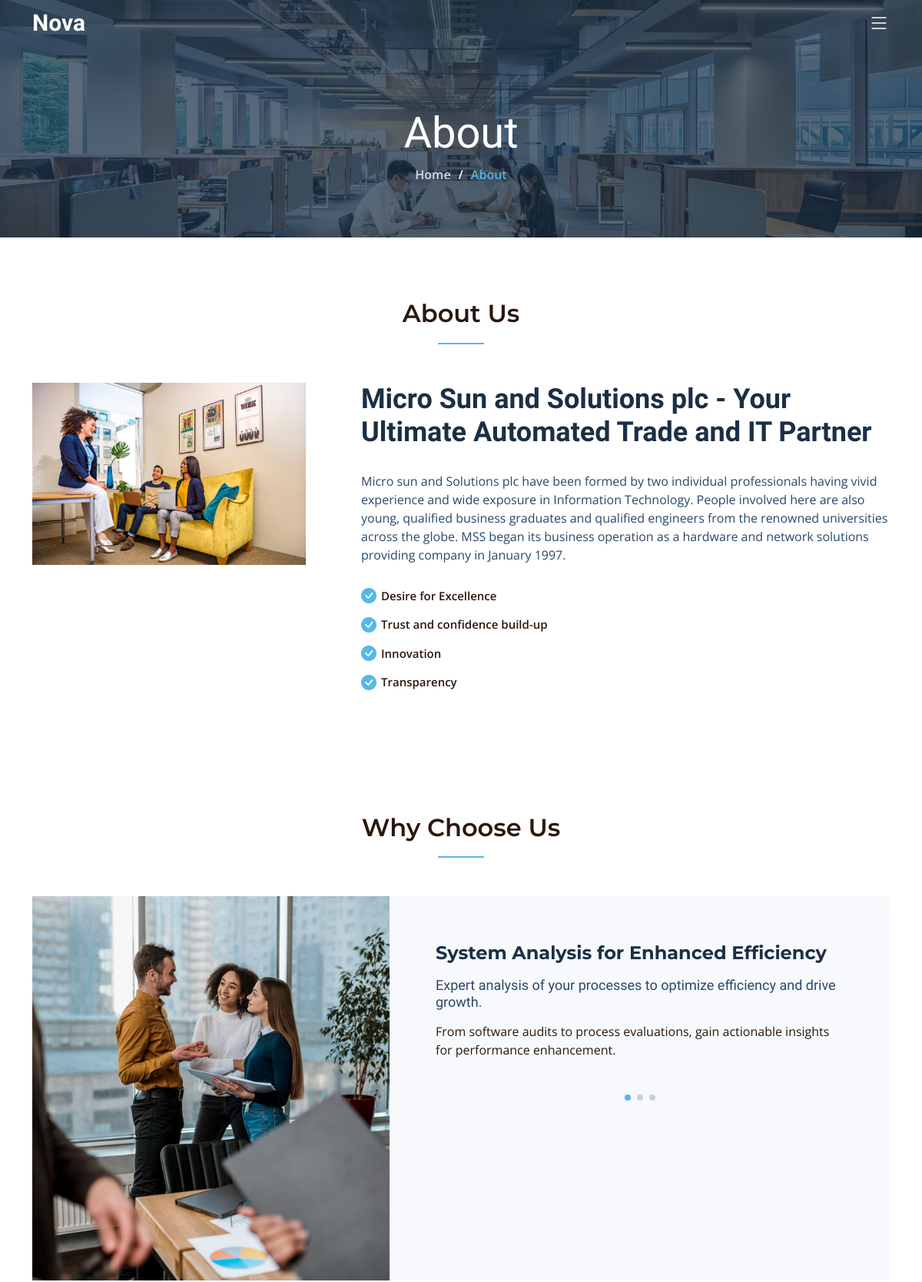
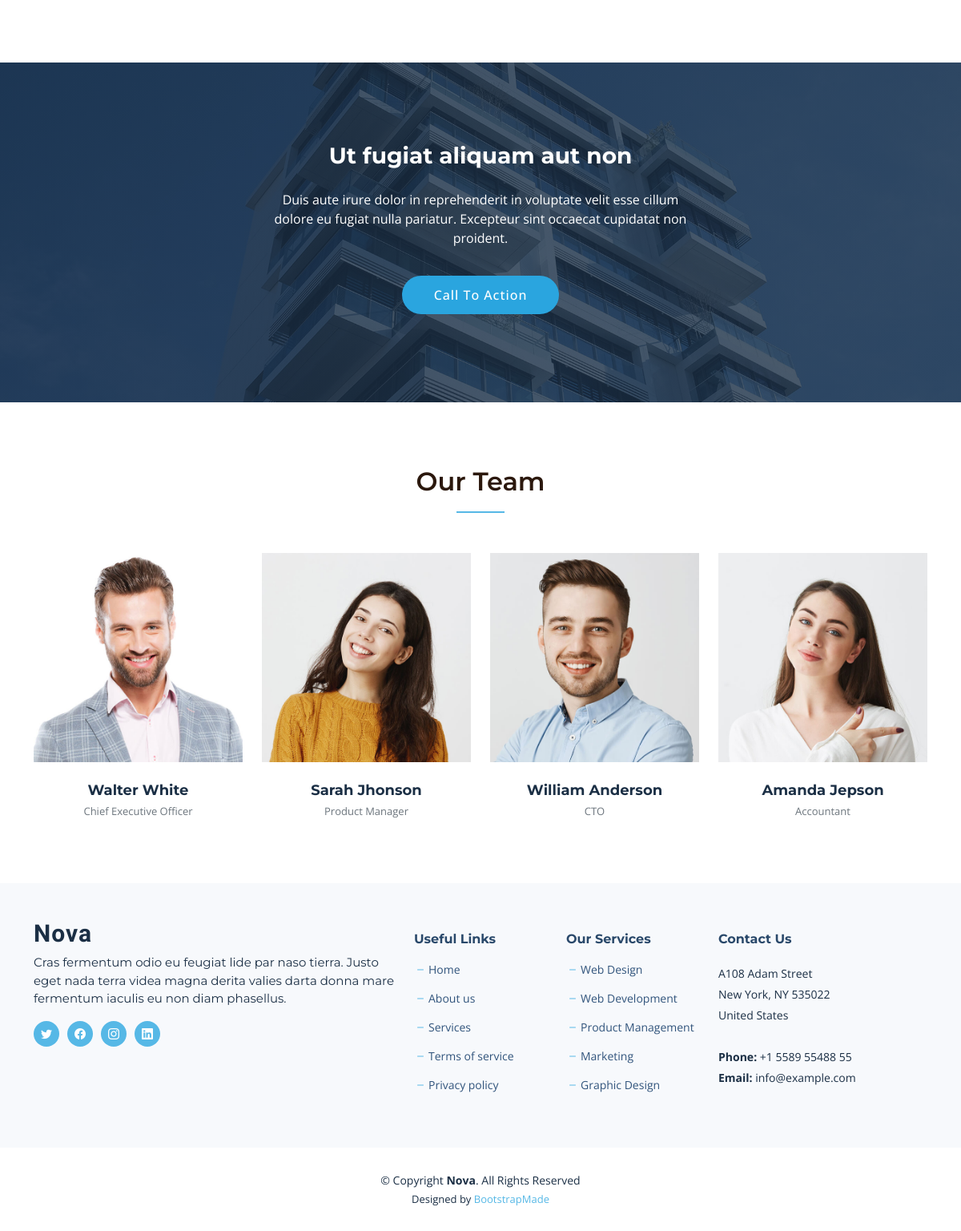
The page /about/ on the database its author committed (2 pictures, top to bottom).
### my_app/models.py (models this page shows, shortened)
class About_model(models.Model):
    title = models.CharField(max_length=200)
    description = RichTextField()
    image = models.ImageField(blank=True, null=True, upload_to='about/')
    list_items = models.ManyToManyField(About_List_Item, blank=True)

class About_List_Item(models.Model):
    content = models.CharField(max_length=200)
    about = models.ForeignKey('About_model', on_delete=models.CASCADE)

class Why_choose_us_model(models.Model):
    title = models.CharField(max_length=200)
    description = RichTextField(blank=True)
    sub_description = RichTextField(blank=True)

### my_app/views.py (the view)
# urls.py: path('about/', About_view , name = 'about_url'),
def About_view(request):
    return render(request, 'about.html')

### my_app/context_processors.py (called while the page is built)
def why_choose_us_cp(request):
    why_choose_us_data = Why_choose_us_model.objects.all()
    return {'why_choose_us_cp': why_choose_us_data}

def About_cp(request):
    About_data = About_model.objects.first()
    return {'About_cp': About_data}

def service_cp(request):
    service_data = Service_model.objects.all()
    return {'service_cp': service_data}

def team_cp(request):
    team_data = Team_model.objects.all()
    return {'team_cp': team_data}

### my_app/templates/about.html (shortened to what this page needs)
{% extends "base.html" %}
{% load static %}
{% block content %}
    <div class="breadcrumbs d-flex align-items-center" style="background-image: url('{% static 'assets/img/about-header.jpg' %}');">
      <div class="container position-relative d-flex flex-column align-items-center">
        <h2>About</h2>
        <ol>
          <li><a href="index.html">Home</a></li>
          <li>About</li>
        </ol>
      </div>
    </div>
{% include 'about_section.html' %}
    {% include 'why_choose_us.html' %}
    <section id="call-to-action" class="call-to-action">
      <div class="container" data-aos="fade-up">
        <div class="row justify-content-center">
          <div class="col-lg-6 text-center">
            <h3>Ut fugiat aliquam aut non</h3>
            <p>Duis aute irure dolor in reprehenderit in voluptate velit esse cillum dolore eu fugiat nulla pariatur. Excepteur sint occaecat cupidatat non proident.</p>
            <a class="cta-btn" href="#">Call To Action</a>
          </div>
        </div>
      </div>
    </section>
    <section id="team" class="team">
      <div class="container" data-aos="fade-up">
        <div class="section-header">
          <h2>Our Team</h2>
        </div>
        <div class="row gy-4">
          <div class="col-lg-3 col-md-6" data-aos="fade-up" data-aos-delay="100">
            <div class="team-member">
              <div class="member-img">
                <img src="{% static 'assets/img/team/team' %}-1.jpg" class="img-fluid" alt="">
              </div>
              <div class="member-info">
                <h4>Walter White</h4>
                <span>Chief Executive Officer</span>
              </div>
            </div>
          </div>
          <div class="col-lg-3 col-md-6" data-aos="fade-up" data-aos-delay="200">
            <div class="team-member">
              <div class="member-img">
                <img src="{% static 'assets/img/team/team' %}-2.jpg" class="img-fluid" alt="">
              </div>
              <div class="member-info">
                <h4>Sarah Jhonson</h4>
                <span>Product Manager</span>
              </div>
            </div>
          </div>
          <div class="col-lg-3 col-md-6" data-aos="fade-up" data-aos-delay="300">
            <div class="team-member">
              <div class="member-img">
                <img src="{% static 'assets/img/team/team' %}-3.jpg" class="img-fluid" alt="">
              </div>
              <div class="member-info">
                <h4>William Anderson</h4>
                <span>CTO</span>
              </div>
            </div>
          </div>
          <div class="col-lg-3 col-md-6" data-aos="fade-up" data-aos-delay="400">
            <div class="team-member">
              <div class="member-img">
                <img src="{% static 'assets/img/team/team' %}-4.jpg" class="img-fluid" alt="">
              </div>
              <div class="member-info">
                <h4>Amanda Jepson</h4>
                <span>Accountant</span>
              </div>
            </div>
          </div>
        </div>
      </div>
    </section>
{% endblock %}

### my_app/templates/about_section.html
{% load static %}
{% block about_section %}
    <section id="about" class="about">
              <div class="section-header">
          <h2>About Us</h2>
        </div>
      <div class="container" data-aos="fade-up">
        <div class="row gy-4" data-aos="fade-up">
          <div class="col-lg-4">
            <img src="{% static 'assets/img/about.jpg' %}" class="img-fluid" alt="">
          </div>
          <div class="col-lg-8">
              <div class="content ps-lg-5">
                  <h3>{{ About_cp.title }}</h3>
                  <p>{{ About_cp.description|safe }}</p>
                  {% if About_cp.list_items.all %}
                      <ul>
                          {% for item in About_cp.list_items.all %}
                              <li><i class="bi bi-check-circle-fill"></i> {{ item.content }}</li>
                          {% endfor %}
                      </ul>
                  {% endif %}
                </div>
            </div>
        </div>
      </div>
    </section>
{% endblock %}

### my_app/templates/why_choose_us.html (shortened to what this page needs)
{% load static %}
{% block why_choose_us%}
    <section id="why-us" class="why-us mt-5">
      <div class="container" data-aos="fade-up">
        <div class="section-header">
          <h2>Why Choose Us</h2>
        </div>
        <div class="row g-0" data-aos="fade-up" data-aos-delay="200">
          <div class="col-xl-5 img-bg" style="background-image: url('{% static 'assets/img/why-us-bg.jpg' %}')"></div>
          <div class="col-xl-7 slides  position-relative">
            <div class="slides-1 swiper">
              <div class="swiper-wrapper">
              {% for item in why_choose_us_cp %}
                <div class="swiper-slide">
                  <div class="item">
                    <h3 class="mb-3">{{ item.title }}</h3>
                    <h4 class="mb-3">{{ item.description|safe }}</h4>
                    <p>{{ item.sub_description|safe }}</p>
                  </div>
                </div>
              {% endfor %}
              </div>
              <div class="swiper-pagination"></div>
            </div>
          </div>
        </div>
      </div>
    </section>
{% endblock %}

### static/assets/css/main.css (style rules this page uses)
:root { --font-default: "Open Sans", system-ui, -apple-system, "Segoe UI", Roboto, "Helvetica Neue", Arial, "Noto Sans", "Liberation Sans", sans-serif, "Apple Color Emoji", "Segoe UI Emoji", "Segoe UI Symbol", "Noto Color Emoji"; --font-primary: "Montserrat", sans-serif; --font-secondary: "Raleway", sans-serif; }
:root { --color-default: #2b180d; --color-primary: #56b8e6; --color-secondary: #1b2f45; }
:root { scroll-behavior: smooth; }
body { font-family: var(--font-default); color: var(--color-default); }
a { color: var(--color-primary); text-decoration: none; transition: 0.3s; }
h1, h2, h3, h4, h5, h6 { font-family: var(--font-primary); }
section { overflow: hidden; padding: 80px 0; }
.section-header { text-align: center; padding-bottom: 30px; }
.section-header h2 { font-size: 32px; font-weight: 600; margin-bottom: 20px; padding-bottom: 20px; position: relative; }
.section-header h2:after { content: ""; position: absolute; display: block; width: 60px; height: 2px; background: var(--color-primary); left: 0; right: 0; bottom: 0; margin: auto; }
.breadcrumbs { padding: 140px 0 60px 0; min-height: 30vh; position: relative; background-size: cover; background-position: center; background-repeat: no-repeat; }
.breadcrumbs:before { content: ""; background-color: rgba(27, 47, 69, 0.7); position: absolute; inset: 0; }
.breadcrumbs h2 { font-size: 56px; font-weight: 500; color: #fff; font-family: var(--font-secondary); }
.breadcrumbs ol { display: flex; flex-wrap: wrap; list-style: none; padding: 0 0 10px 0; margin: 0; font-size: 16px; font-weight: 600; color: var(--color-primary); }
.breadcrumbs ol a { color: rgba(255, 255, 255, 0.8); transition: 0.3s; }
.breadcrumbs ol li+li { padding-left: 10px; }
.breadcrumbs ol li+li::before { display: inline-block; padding-right: 10px; color: #fff; content: "/"; }
.why-us { padding-bottom: 0; }
.why-us .img-bg { min-height: 500px; background-size: cover; }
.why-us .slides { background-color: #f7f9fc; }
.why-us h3 { font-size: 24px; font-weight: 700; color: var(--color-secondary); }
.why-us h4 { font-size: 18px; font-weight: 400; color: #29486a; font-family: var(--font-secondary); }
.why-us .swiper { margin: 140px 140px 120px 140px; overflow: hidden; }
.why-us .swiper-pagination { margin-top: 30px; position: relative; }
@media (max-width: 1200px) { .why-us .swiper { margin: 60px 60px 40px 60px; } }
.page-about .why-us { padding: 0 0 80px 0; }
.about .content h3 { font-weight: 700; font-size: 36px; font-family: var(--font-secondary); color: var(--color-secondary); }
.about .content p { margin: 30px 0; color: #29486a; }
.about .content ul { list-style: none; padding: 0; }
.about .content ul li { padding: 0 0 15px 26px; position: relative; font-size: 15px; font-weight: 600; }
.about .content ul i { position: absolute; font-size: 20px; left: 0; top: -3px; color: var(--color-primary); }
.call-to-action { background: linear-gradient(rgba(27, 47, 69, 0.8), rgba(27, 47, 69, 0.8)), url("../img/cta-bg.jpg") center center; background-size: cover; padding: 100px 0; }
.call-to-action h3 { color: #fff; font-size: 28px; margin-bottom: 25px; font-weight: 700; }
.call-to-action p { color: #fff; margin-bottom: 25px; }
.call-to-action .cta-btn { font-family: var(--font-default); font-weight: 500; font-size: 16px; letter-spacing: 1px; display: inline-block; padding: 12px 40px; border-radius: 50px; transition: 0.5s; margin: 10px; color: #fff; background: #2aa5df; }
.team .team-member { overflow: hidden; background: #fff; }
.team .team-member .member-img { position: relative; overflow: hidden; }
.team .team-member .member-info { padding: 25px 15px 0 15px; text-align: center; }
.team .team-member .member-info h4 { font-weight: 700; margin-bottom: 5px; font-size: 18px; color: var(--color-secondary); }
.team .team-member .member-info span { display: block; font-size: 13px; font-weight: 400; color: #6c757d; }

### rows shown on the page
About_model: title "Micro Sun and Solutions plc - Your Ultimate Automated Trade and IT Partner", description "Micro sun and Solutions plc have been formed by two individual professionals having vivid experience and wide exposure in Information Technology. People involved here are also young, qualified business graduates and qualified engineers from the renowned universities across the globe. MSS began its business operation as a hardware and network solutions providing company in January 1997."
About_List_Item: content "Desire for Excellence"
About_List_Item: content "Trust and confidence build-up"
About_List_Item: content "Innovation"
About_List_Item: content "Transparency"
Why_choose_us_model: title "System Analysis for Enhanced Efficiency", description "Expert analysis of your processes to optimize efficiency and drive growth.", sub_description "From software audits to process evaluations, gain actionable insights for performance enhancement."
